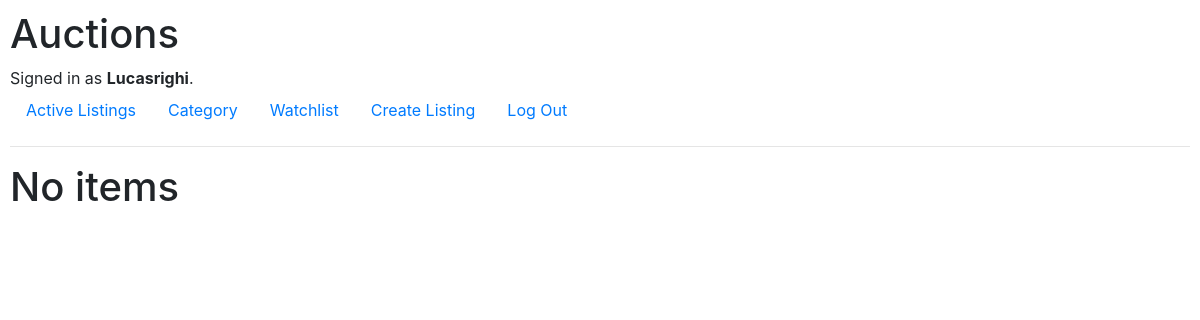
The page /watchlist (signed in) on the database as committed earlier.
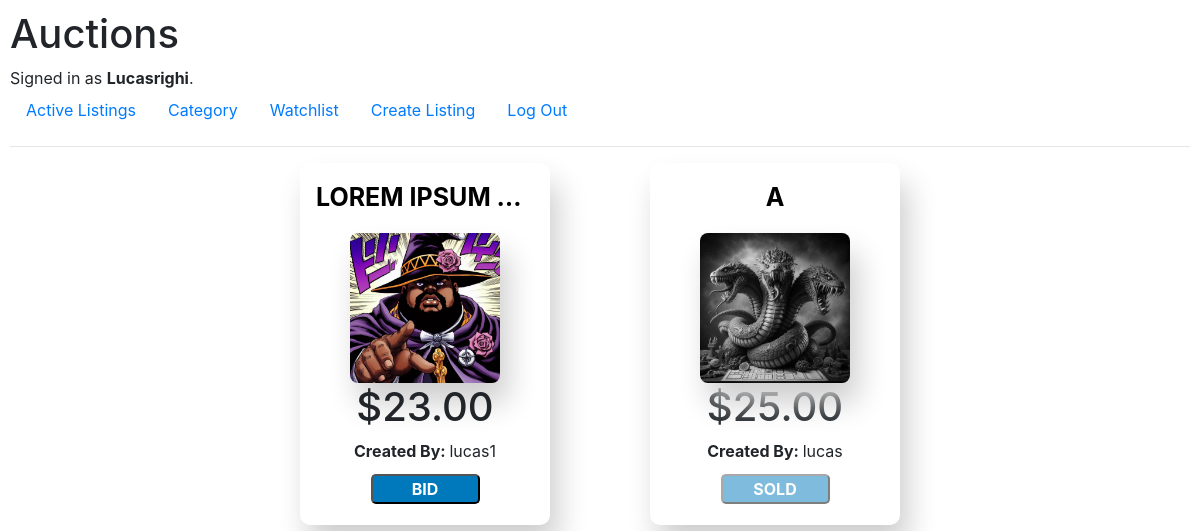
The same page on the database as committed later.
### auctions/models.py (models this page shows, shortened)
class Watchlist(models.Model):
    user = models.ForeignKey(User, on_delete=models.CASCADE, related_name="watchlist")
    item = models.ForeignKey(Items, on_delete=models.CASCADE, related_name="watchlisted_by")

class Items(models.Model):
    user = models.ForeignKey(User, on_delete=models.CASCADE, related_name="created_user")
    name = models.CharField(max_length=64)
    img = models.ImageField(upload_to ='uploads/')
    start_price = models.DecimalField(max_digits=10, decimal_places=2, default=Decimal("0.00"), validators=[MinValueValidator(Decimal("0.01"))])
    description = models.CharField(max_length=500)
    sold = models.BooleanField(default=False)
    created_at = models.DateTimeField(auto_now_add=True)
    category = models.ForeignKey(Category, on_delete=models.CASCADE, related_name="items")
    actual_price = models.DecimalField(max_digits=10, decimal_places=2, null=True, blank=True, default=Decimal("0.00"))
    owner = models.ForeignKey(User, on_delete=models.SET_NULL, related_name="owned_items", null=True, blank=True)

class User(AbstractUser):
    pass

### auctions/views.py (the view)
# urls.py: path("watchlist", views.watchlist, name="watchlist"),
@login_required
def watchlist(request):
    if request.method == "POST":
        id_item = int(request.POST.get("item"))
        item = get_object_or_404(Items, id=id_item)
        user = request.user
        if not Watchlist.objects.filter(user=user, item=item).exists():
            Watchlist.objects.create(user=user, item=item)
        return HttpResponseRedirect(reverse("index"))
    else:
        user_watchlist = Watchlist.objects.filter(user=request.user)
        return render(request, "auctions/watchlist.html", {
            "items": user_watchlist
        })

### auctions/templates/auctions/watchlist.html
{% extends "auctions/layout.html" %} {% block body %} {%if items%}
<div id="item_container">
  {%for iten in items%}
  <div id="item_listing">
    <a id="item_name" href="{%url 'item_list' item_id=iten.item.id%}">
      <b><p class="truncate-text">{{iten.item.name}}</p></b></a
    >
    {%if not iten.item.sold%}
    <a href="{%url 'item_list' item_id=iten.item.id%}">
      <img
        id="item_image_list"
        src="{{iten.item.img.url}}"
        alt="{{ iten.item.name }}"
      />
    </a>
    {%else%}
    <a href="{%url 'item_list' item_id=iten.item.id%}">
      <img
        id="item_image_list"
        src="{{iten.item.img.url}}"
        style="filter: grayscale(100%)"
        alt="{{ iten.item.name }}"
      />
    </a>
    {%endif%}
    <h1>${{iten.item.actual_price}}</h1>
    <p><b>Created By: </b>{{iten.item.user.username}}</p>
    {%if not iten.item.sold%}
    <button
      onclick="window.location.href='{% url 'item_list' item_id=iten.item.id %}'"
      class="button_b"
    >
      <b>BID</b>
    </button>
    {%else%}
    <button style="cursor: not-allowed; opacity: 0.5" class="button_b">
      <b>SOLD</b>
    </button>
    {%endif%}
  </div>
  {% endfor %}
</div>
{%else%}
<h1>No items</h1>
{%endif%} {%endblock%}

Rows that differ between the two databases and show on the page:
added Watchlist: item.name "LOREM IPSUM…", item.img (picture), item.actual_price "23.00", item.user.username "lucas1", shows "BID"
added Watchlist: item.name "A", item.img (picture), item.actual_price "25.00", item.user.username "lucas", shows "SOLD"
Other text that changed with them:
text no longer shown: "No items"
